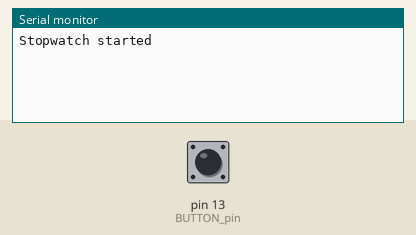
This sketch was run on a simulated Arduino Uno, built with avr-gcc and run on an emulated ATmega328P. On the bench: the last lines printed to the serial monitor. The test bench sets the inputs (shaded band); at power-on: pin 13 (BUTTON_pin) HIGH.

Above: at 1.2 s.
1.3 s: pin 13 (BUTTON_pin) pulled LOW for 0.15 s
At 1.41 s:
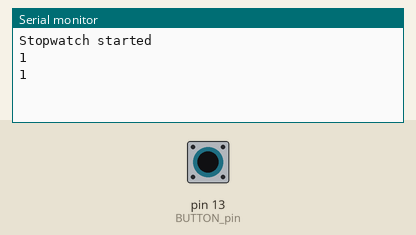
3.2 s: pin 13 (BUTTON_pin) pulled LOW for 3.2 s
At 7.4 s:
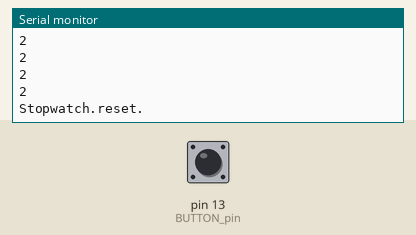
7.9 s: pin 13 (BUTTON_pin) pulled LOW for 1 s
At 8.0 s:
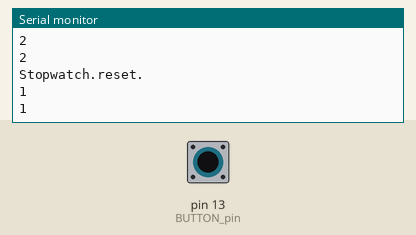
Timing chart, 0 to 10.9 s (numbered marks = the images above; inputs shaded):
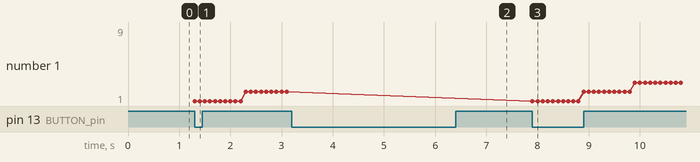

The sketch:

Challenge2Stopwatch.ino
```cpp
//Specify button pin
const int BUTTON_pin = 13;

//create the counter variable which reecords time elapsed in seconds
int counter = 0;

//increment counter every second
const unsigned long increment_Interval = 1000;
//Interval in which the counter variable should be printed
const unsigned long print_Interval = 100;
//define how long the button should be pressed before the stopwatch resets
const unsigned long reset_period = 3000;

//create boolean that indicates if the stopwatch is activated
bool is_counting = false;

//Current and previous button state
int button_state;
int last_button_state = HIGH;

//create variable to store previous time for printing and counting
unsigned long counting_time_before;
unsigned long printing_time_before;

//store button press time to detect a long press
unsigned long button_press_time;

//store if the button was pressed to reset the stopwatch
bool press_reset = false;

void setup() {
  //define pin 13 as Input with automatic pullup
  pinMode(BUTTON_pin, INPUT_PULLUP);

  //define baud rate
  Serial.begin(9600);

  //print setup message
  Serial.println("\n");
  Serial.println("Stopwatch started");
}

void loop() {

  //check what the state of the input pin is
  button_state = digitalRead(BUTTON_pin);

  //catch the push of the button
  if(button_state == LOW && last_button_state == HIGH) {

    unsigned long current_time = millis();

    if(is_counting)
    {
      is_counting = false;

    }else {

      is_counting = true;
    }

  //store time of button press
  button_press_time = current_time;
  }

//catch if the button is pressed down long enough to reset
  if(button_state == LOW)
  {

    if(!press_reset && millis() - button_press_time >= reset_period){

    //reset counter, stop counting and print a reset message
    counter = 0;
    is_counting = false;
    Serial.println("Stopwatch.reset.");

    //set press_reset to true to prevent multiple reset if the button is pushed longer than 3s
    press_reset = true;
    }
  }else {
    //when button is not pressed set press_reset to false
    press_reset = false;
  }


  //print and increment stopwatch if it is running
  if(is_counting){

    unsigned long counting_time_now= millis();

    if(counting_time_now - counting_time_before >= increment_Interval){

      //increment time counter and store update time for comparison
      counter++;
      counting_time_before = counting_time_now;


    }

    unsigned long printing_time_now = millis();

    if(printing_time_now - printing_time_before >= print_Interval)
    {
      //print counter every 100ms an store print time for comparison
      Serial.println(counter);
      printing_time_before = printing_time_now;
    }


   }

  //store previous button state for next loop
  last_button_state = button_state;

}
```

Measured:
- after the input at 1.3 s, the serial monitor: prints a new line at once (image 1)
- after the input at 3.2 s, the serial monitor: prints a new line after 3.0 s (image 2)
- after the input at 7.9 s, the serial monitor: prints a new line at once (image 3)
- plotted number 1: 2 → 9 after the input at 7.9 s
